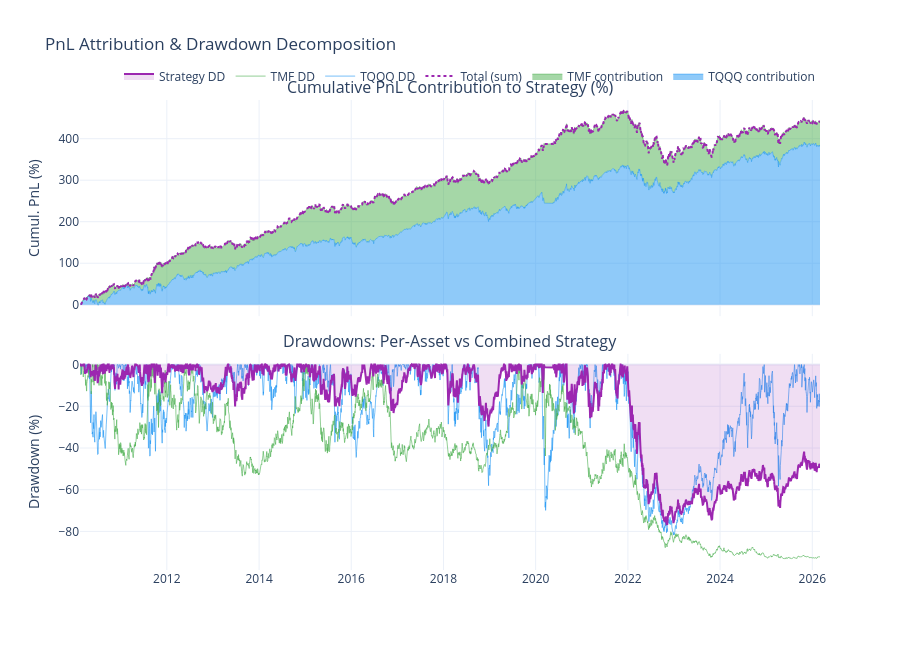

The notebook cell saved with this chart:
### Code cell
# Strategy PnL attribution per leg
w_tqqq_ts = strategy_results['weight_tqqq'].reindex(common_idx).ffill()
w_tmf_ts  = strategy_results['weight_tmf'].reindex(common_idx).ffill()
tqqq_contrib = (w_tqqq_ts.shift(1) * tqqq_rets).dropna()
tmf_contrib  = (w_tmf_ts.shift(1) * tmf_rets).dropna()
total_contrib = tqqq_contrib + tmf_contrib

tqqq_cum_pnl = tqqq_contrib.cumsum() * 100
tmf_cum_pnl  = tmf_contrib.cumsum() * 100
total_cum_pnl = total_contrib.cumsum() * 100

tqqq_dd = ((1 + tqqq_rets).cumprod() / (1 + tqqq_rets).cumprod().cummax() - 1) * 100
tmf_dd  = ((1 + tmf_rets).cumprod() / (1 + tmf_rets).cumprod().cummax() - 1) * 100
strat_dd = ((1 + strat_rets).cumprod() / (1 + strat_rets).cumprod().cummax() - 1) * 100

fig = make_subplots(rows=2, cols=1, shared_xaxes=True, vertical_spacing=0.08,
                    subplot_titles=('Cumulative PnL Contribution to Strategy (%)',
                                    'Drawdowns: Per-Asset vs Combined Strategy'))

fig.add_trace(go.Scatter(x=tqqq_cum_pnl.index, y=tqqq_cum_pnl,
    name='TQQQ contribution', stackgroup='pnl',
    line=dict(width=0.5, color='#2196F3'), fillcolor='rgba(33,150,243,0.5)',
    hovertemplate='TQQQ: %{y:.1f}%<extra></extra>'), row=1, col=1)
fig.add_trace(go.Scatter(x=tmf_cum_pnl.index, y=tmf_cum_pnl,
    name='TMF contribution', stackgroup='pnl',
    line=dict(width=0.5, color='#4CAF50'), fillcolor='rgba(76,175,80,0.5)',
    hovertemplate='TMF: %{y:.1f}%<extra></extra>'), row=1, col=1)
fig.add_trace(go.Scatter(x=total_cum_pnl.index, y=total_cum_pnl,
    name='Total (sum)', line=dict(color='#9C27B0', width=2, dash='dot'),
    hovertemplate='Total: %{y:.1f}%<extra></extra>'), row=1, col=1)
fig.update_yaxes(title_text='Cumul. PnL (%)', row=1, col=1)

fig.add_trace(go.Scatter(x=tqqq_dd.index, y=tqqq_dd,
    name='TQQQ DD', line=dict(color='#2196F3', width=1), opacity=0.6), row=2, col=1)
fig.add_trace(go.Scatter(x=tmf_dd.index, y=tmf_dd,
    name='TMF DD', line=dict(color='#4CAF50', width=1), opacity=0.6), row=2, col=1)
fig.add_trace(go.Scatter(x=strat_dd.index, y=strat_dd,
    name='Strategy DD', line=dict(color='#9C27B0', width=2),
    fill='tozeroy', fillcolor='rgba(156,39,176,0.15)'), row=2, col=1)
fig.update_yaxes(title_text='Drawdown (%)', row=2, col=1)

fig.update_layout(height=650, template='plotly_white', hovermode='x unified',
                  title='PnL Attribution & Drawdown Decomposition',
                  legend=dict(orientation='h', yanchor='bottom', y=1.02, xanchor='right', x=1))
fig.show()

### Figure 1 — Plotly figure (JSON) as saved in the notebook; plotly's stock layout.template omitted (floating-point values rounded to 4 significant figures; data arrays with more than 128 entries replaced by an {"elided": "..."} marker saying what was removed)
{"data": [{"fillcolor": "rgba(33,150,243,0.5)", "hovertemplate": "TQQQ: %{y:.1f}%<extra></extra>", "line": {"color": "#2196F3", "width": 0.5}, "name": "TQQQ contribution", "stackgroup": "pnl", "type": "scatter", "x": {"elided": "4036 str values"}, "xaxis": "x", "y": {"elided": "4036 float values"}, "yaxis": "y"}, {"fillcolor": "rgba(76,175,80,0.5)", "hovertemplate": "TMF: %{y:.1f}%<extra></extra>", "line": {"color": "#4CAF50", "width": 0.5}, "name": "TMF contribution", "stackgroup": "pnl", "type": "scatter", "x": {"elided": "4036 str values"}, "xaxis": "x", "y": {"elided": "4036 float values"}, "yaxis": "y"}, {"hovertemplate": "Total: %{y:.1f}%<extra></extra>", "line": {"color": "#9C27B0", "dash": "dot", "width": 2}, "name": "Total (sum)", "type": "scatter", "x": {"elided": "4036 str values"}, "xaxis": "x", "y": {"elided": "4036 float values"}, "yaxis": "y"}, {"line": {"color": "#2196F3", "width": 1}, "name": "TQQQ DD", "opacity": 0.6, "type": "scatter", "x": {"elided": "4037 str values"}, "xaxis": "x2", "y": {"elided": "4037 float values"}, "yaxis": "y2"}, {"line": {"color": "#4CAF50", "width": 1}, "name": "TMF DD", "opacity": 0.6, "type": "scatter", "x": {"elided": "4037 str values"}, "xaxis": "x2", "y": {"elided": "4037 float values"}, "yaxis": "y2"}, {"fill": "tozeroy", "fillcolor": "rgba(156,39,176,0.15)", "line": {"color": "#9C27B0", "width": 2}, "name": "Strategy DD", "type": "scatter", "x": {"elided": "4037 str values"}, "xaxis": "x2", "y": {"elided": "4037 float values"}, "yaxis": "y2"}], "layout": {"annotations": [{"font": {"size": 16}, "showarrow": false, "text": "Cumulative PnL Contribution to Strategy (%)", "x": 0.5, "xanchor": "center", "xref": "paper", "y": 1, "yanchor": "bottom", "yref": "paper"}, {"font": {"size": 16}, "showarrow": false, "text": "Drawdowns: Per-Asset vs Combined Strategy", "x": 0.5, "xanchor": "center", "xref": "paper", "y": 0.46, "yanchor": "bottom", "yref": "paper"}], "height": 650, "hovermode": "x unified", "legend": {"orientation": "h", "x": 1, "xanchor": "right", "y": 1.02, "yanchor": "bottom"}, "title": {"text": "PnL Attribution & Drawdown Decomposition"}, "xaxis": {"anchor": "y", "domain": [0, 1], "matches": "x2", "showticklabels": false}, "xaxis2": {"anchor": "y2", "domain": [0, 1]}, "yaxis": {"anchor": "x", "domain": [0.54, 1], "title": {"text": "Cumul. PnL (%)"}}, "yaxis2": {"anchor": "x2", "domain": [0, 0.46], "title": {"text": "Drawdown (%)"}}}}
